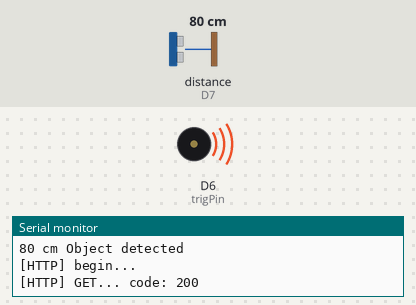
This sketch was run on a simulated ESP8266 (NodeMCU). On the bench: buzzer (waves = sounding), the last lines printed to the serial monitor. Inputs (shaded band) come from the test bench; at power-on: distance to the obstacle (sensor on D7) 80 cm. The echo pulse lasts 58.3 µs per cm; WiFi joins after 1.5 s; servers stay silent unless stated; uploads are accepted with an empty reply.

Above: at 2.7 s.
2.8 s: distance to the obstacle (sensor on D7) set to 95 cm
4.3 s: distance to the obstacle (sensor on D7) set to 104 cm
At 4.8 s:
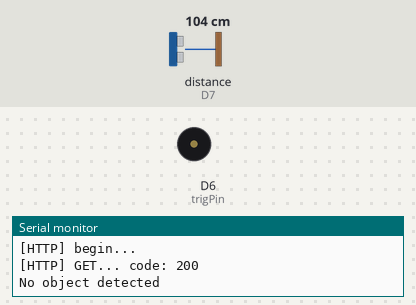
6.3 s: distance to the obstacle (sensor on D7) set to 2 cm
At 7.1 s:
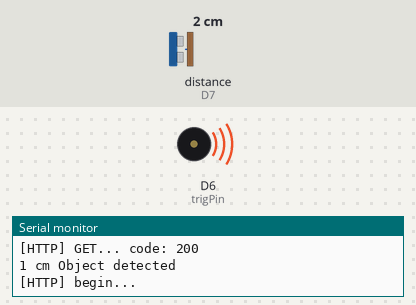
7.8 s: distance to the obstacle (sensor on D7) set to 120 cm
At 9.1 s:
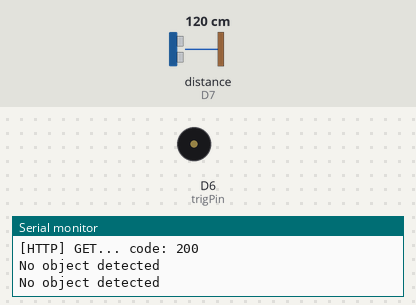
Timing chart, 0 to 10.8 s (numbered marks = the images above; inputs shaded):
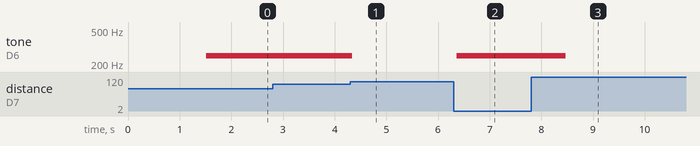

Measured:
- the behaviour switches between 100 and 101 cm on distance to the obstacle (sensor on D7) (found by bisection; images 0 and 1)
- after the input at 4.3 s, tone on D6 (trigPin): 250 Hz → silent at once
- after the input at 6.3 s, tone on D6 (trigPin): silent → 250 Hz after 0.07 s
- after the input at 7.8 s, tone on D6 (trigPin): 250 Hz → silent after 0.68 s

The sketch:

wifi_test.ino
```cpp
#include <ESP8266WiFi.h>
#include <ESP8266HTTPClient.h>

#define trigPin D6
#define echoPin D7
#define buzzer 12

const char* ssid = "*****";
const char* password = "*********";
int sound = 250;

void setup() {
  Serial.begin(115200);
  delay(10);

  // Connect to WiFi network
  Serial.print("\n\nConnecting to: ");
  Serial.println(ssid);

  WiFi.begin(ssid, password);

  while (WiFi.status() != WL_CONNECTED) {
    delay(500);
    Serial.print(".");
  }
  Serial.println("WiFi connected");

  // Print the IP address
  Serial.print("Wifi local IP: ");
  Serial.print(WiFi.localIP());
  Serial.println("");

  pinMode(trigPin, OUTPUT);
  pinMode(echoPin, INPUT);
  pinMode(buzzer, OUTPUT);
}

void loop() {

  long duration, distance;
  digitalWrite(trigPin, LOW);
  delayMicroseconds(2);
  digitalWrite(trigPin, HIGH);
  delayMicroseconds(10);
  digitalWrite(trigPin, LOW);
  duration = pulseIn(echoPin, HIGH);
  distance = (duration/2) / 29.1;

 if (distance >100 || distance <= 0){
    Serial.println("No object detected");
    noTone(buzzer);
  }
  else {
    Serial.print(distance);
    Serial.println(" cm Object detected");
    tone(buzzer, sound);
    sendResult(distance);
  }
  delay(500);
}

void sendResult(long distance) {
  // Check if a client has connected
  HTTPClient httpClient;
  Serial.print("[HTTP] begin...\n");
  String url = "http://192.168.43.19:8080/arduino/set-distance.php?distance=" + String(distance);
  httpClient.begin(url); //HTTP
  int httpCode = httpClient.GET();
  if(httpCode > 0) {
      // HTTP header has been send and Server response header has been handled
      Serial.printf("[HTTP] GET... code: %d\n", httpCode);
      if(httpCode == HTTP_CODE_OK) {
          String payload = httpClient.getString();
          Serial.println(payload);
      }
  } else {
      Serial.printf("[HTTP] GET... failed, error: %s\n", httpClient.errorToString(httpCode).c_str());
  }

  httpClient.end();
}
```
